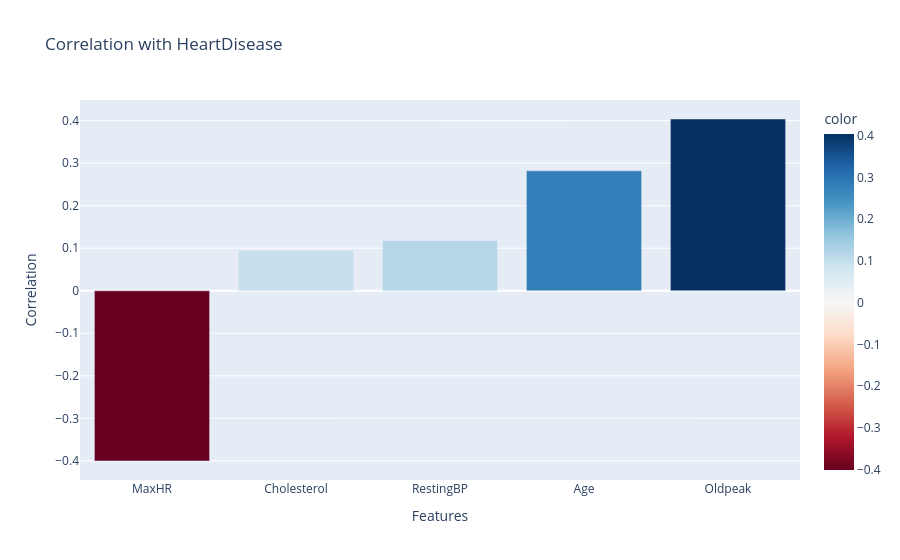

Notebook code cell kept with this figure:
### Code cell
corr_values = numerical_columns.corr()['HeartDisease'][:-1].sort_values()

fig = px.bar(
    x=corr_values.index,
    y=corr_values.values,
    title='Correlation with HeartDisease',
    labels={'x': 'Features', 'y': 'Correlation'},
    color=corr_values.values,
    color_continuous_scale='RdBu'
)

fig.show()

### Figure 1 — Plotly figure (JSON) as saved in the notebook; plotly's stock layout.template omitted (floating-point values rounded to 4 significant figures)
{"data": [{"hovertemplate": "Features=%{x}<br>Correlation=%{y}<br>color=%{marker.color}<extra></extra>", "legendgroup": "", "marker": {"color": [-0.4004, 0.09407, 0.1179, 0.282, 0.404], "coloraxis": "coloraxis", "pattern": {"shape": ""}}, "name": "", "orientation": "v", "showlegend": false, "textposition": "auto", "type": "bar", "x": ["MaxHR", "Cholesterol", "RestingBP", "Age", "Oldpeak"], "xaxis": "x", "y": [-0.4004, 0.09407, 0.1179, 0.282, 0.404], "yaxis": "y"}], "layout": {"barmode": "relative", "coloraxis": {"colorbar": {"title": {"text": "color"}}, "colorscale": [[0, "rgb(103,0,31)"], [0.1, "rgb(178,24,43)"], [0.2, "rgb(214,96,77)"], [0.3, "rgb(244,165,130)"], [0.4, "rgb(253,219,199)"], [0.5, "rgb(247,247,247)"], [0.6, "rgb(209,229,240)"], [0.7, "rgb(146,197,222)"], [0.8, "rgb(67,147,195)"], [0.9, "rgb(33,102,172)"], [1, "rgb(5,48,97)"]]}, "legend": {"tracegroupgap": 0}, "title": {"text": "Correlation with HeartDisease"}, "xaxis": {"anchor": "y", "domain": [0, 1], "title": {"text": "Features"}}, "yaxis": {"anchor": "x", "domain": [0, 1], "title": {"text": "Correlation"}}}}
